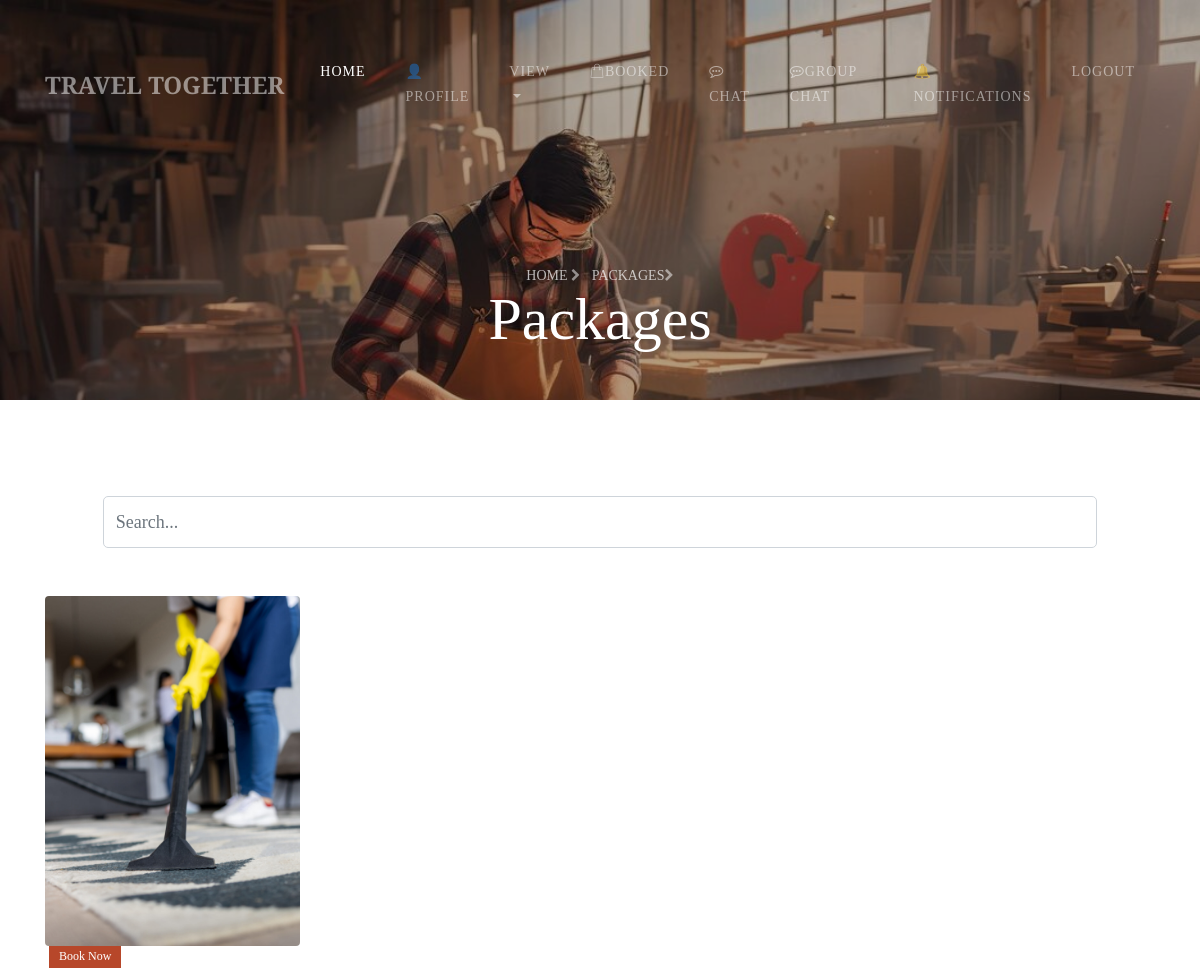
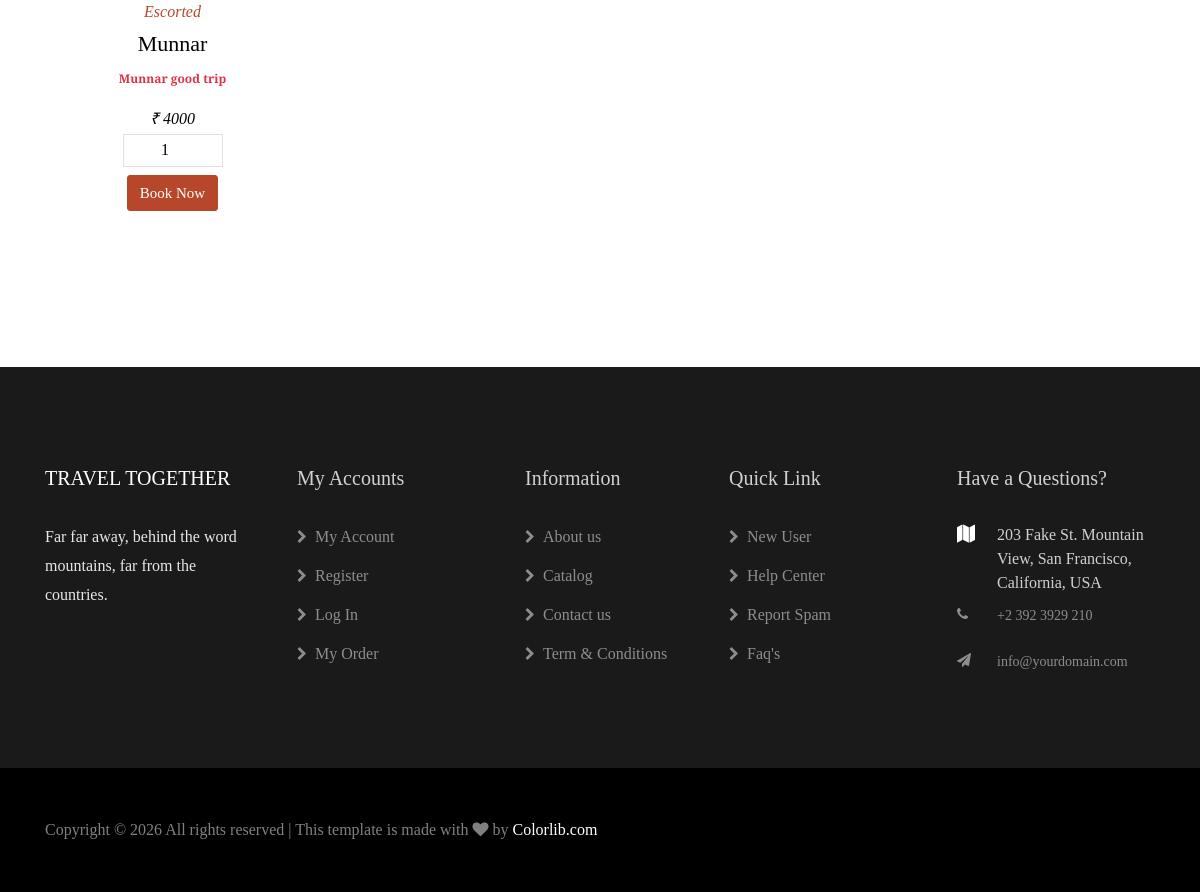
The page /wishList/ (signed in) on the database its author committed (2 pictures, top to bottom).
### CraftifyApp/models.py (models this page shows, shortened)
class Wishlist(models.Model):
    uid = models.ForeignKey(User, on_delete=models.CASCADE)
    pid = models.ForeignKey(Products, on_delete=models.CASCADE)

class Products(models.Model):
    name = models.CharField(max_length=100)
    category = models.CharField(max_length=100)
    price = models.IntegerField()
    color = models.CharField(max_length=100)
    qty = models.IntegerField()
    image = models.ImageField(upload_to="image")
    desc = models.CharField(max_length=300)
    status = models.CharField(max_length=100, default="Pending")
    artistId = models.ForeignKey(Artist, on_delete=models.CASCADE, null=True)
    tripday = models.DateField(null = True)
    uploaded = models.DateField(auto_now_add=True,null = True)

### CraftifyApp/views.py (the view)
# urls.py: path('wishList/', views.wishList),
def wishList(request):
    uid = request.session["uid"]
    wishListData = Wishlist.objects.filter(uid__loginid=uid).exclude(pid__status="Cancelled").order_by("-id")
    return render(request, "USER/wishList.html", {"wishListData": wishListData})

### templates/USER/wishList.html (shortened to what this page needs)
{% extends 'USER/userBase.html' %}
{% block header %}
<section class="hero-wrap hero-wrap-2" style="background-image: url('../static/images/bg_2.jpg');"
    data-stellar-background-ratio="0.5">
    <div class="overlay"></div>
    <div class="container">
        <div class="row no-gutters slider-text align-items-end justify-content-center">
            <div class="col-md-9 ftco-animate mb-5 text-center">
                <p class="breadcrumbs mb-0"><span class="mr-2"><a href="/userHome">Home <i
                                class="fa fa-chevron-right"></i></a></span> <span>Packages<i
                            class="fa fa-chevron-right"></i></span></p>
                <h2 class="mb-0 bread">Packages</h2>
            </div>
        </div>
    </div>
</section>
<section class="ftco-section">
    <div class="col-md-12 mb-5">
        <div class="search-box">
            <center> <input type="text" class="form-control" id="searchInput" style="width: 85%;"
                    placeholder="Search...">
            </center>
        </div>
    </div>
    <div class="container">
        <div class="row">
            {% for i in wishListData %}
            <div class="col-md-3 d-flex">
                <div class="product ftco-animate">
                    <div class="img d-flex align-items-center justify-content-center"
                        style="background-image: url('/media/{{i.pid.image}}');">
                    </div>
                    <div class="text text-center">
                        <span class="sale">Book Now</span>
                        <span class="category">{{i.pid.category}}</span>
                        <h2>{{i.pid.name}}</h2>
                        <p style="font-size: 12px;font-weight: bold;" class="text-danger">{{i.pid.desc}}</p>
                        <p class="mb-0"><span class="price">&#x20B9; {{i.pid.price}}</span></p>
                        <form action="/addToCart/" method="post">
                            <input type="number" max="{{i.pid.qty}}" min="1" value="1" id="custom-width"
                                class="border mb-2 text-center" placeholder="Enter Quantity" name="qty" required><br>
                            <input type="submit" class="btn btn-primary" value="Book Now">
                        </form>
                    </div>
                </div>
            </div>
            {% endfor %}
        </div>
    </div>
</section>
{% endblock %}

### templates/USER/wishList.html (style rules this page uses)
#custom-width { width: 100px; text-align: center; }

### rows shown on the page
Wishlist: pid.image (picture), pid.category "Escorted", pid.name "Munnar", pid.desc "Munnar good trip", pid.price "4000"
